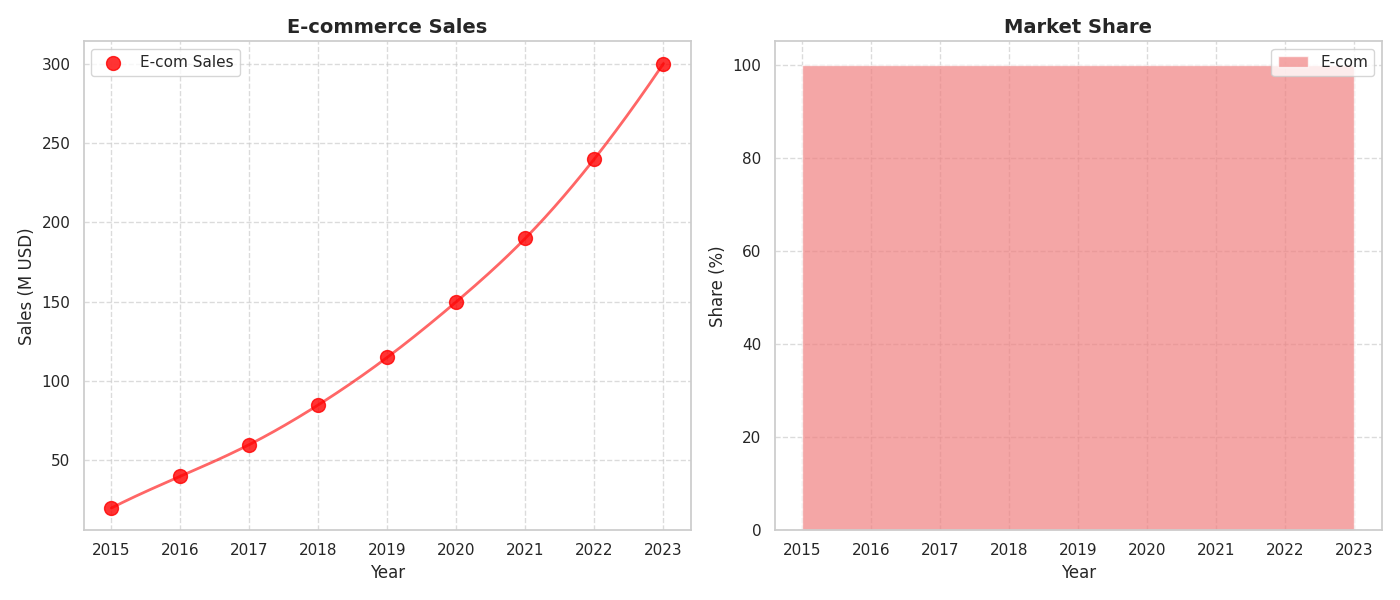

Python code for this plot:
import matplotlib.pyplot as plt
import numpy as np
from scipy.interpolate import make_interp_spline

years = np.array([2015, 2016, 2017, 2018, 2019, 2020, 2021, 2022, 2023])
e_commerce_sales = np.array([20, 40, 60, 85, 115, 150, 190, 240, 300])

# Since retail sales are removed, the total sales equals e-commerce sales.
e_commerce_market_share = np.array([100] * len(years))  # 100% market share without retail competition

fig, (ax1, ax2) = plt.subplots(1, 2, figsize=(14, 6))

ax1.scatter(years, e_commerce_sales, color='red', label='E-com Sales', marker='o', s=100, alpha=0.8)

years_fine = np.linspace(years.min(), years.max(), 300)
e_commerce_spline = make_interp_spline(years, e_commerce_sales)(years_fine)

ax1.plot(years_fine, e_commerce_spline, color='red', linestyle='-', linewidth=2, alpha=0.6)

ax1.set_title("E-commerce Sales", fontsize=14, weight='bold')
ax1.set_xlabel("Year", fontsize=12)
ax1.set_ylabel("Sales (M USD)", fontsize=12)
ax1.legend(loc='upper left')
ax1.grid(True, linestyle='--', alpha=0.7)

ax2.stackplot(years, e_commerce_market_share, labels=['E-com'], colors=['lightcoral'], alpha=0.7)
ax2.set_title("Market Share", fontsize=14, weight='bold')
ax2.set_xlabel("Year", fontsize=12)
ax2.set_ylabel("Share (%)", fontsize=12)
ax2.legend(loc='upper right')
ax2.grid(True, linestyle='--', alpha=0.7)

plt.tight_layout()
plt.show()
